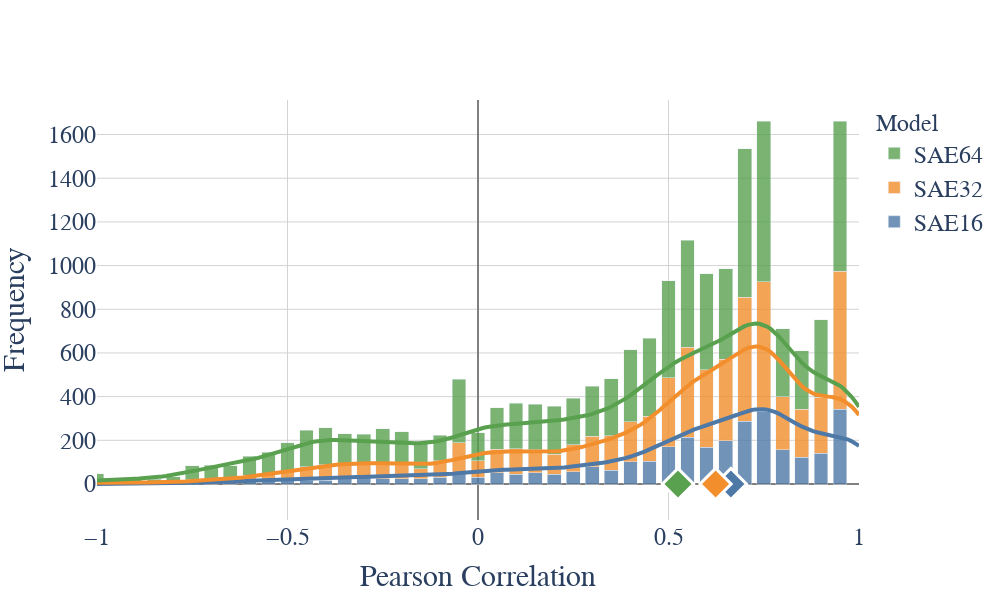

This figure's notebook cell:
### Markdown cell above
## Autointerp distributions

### Code cell
import plotly.graph_objects as go
import numpy as np
from scipy import stats
import json

def load_pearson_correlations(filename):
    with open(filename, 'r') as f:
        data = json.load(f)
    return [result['pearson_correlation'] for result in data]

def calculate_histogram(x, start=-1, end=1, bin_size=0.05):
    bins = np.arange(start, end + bin_size, bin_size)
    counts, _ = np.histogram(x, bins=bins)
    return bins[:-1], counts

def plot_pearson_correlations(correlation_dict, save_path=None):
    # Create figure
    fig = go.Figure()

    # Color-blind friendly palette (consistent with previous plot)
    colors = ['#4e79a7', '#f28e2b', '#59a14f']
    
    # Ensure the order of SAE models: 16, 32, 64
    ordered_keys = ['16', '32', '64']
    
    # Add histograms and KDEs for each SAE model
    for i, k in enumerate(ordered_keys):
        correlations = correlation_dict[k]
        name = f'SAE{k}'
        
        # Remove NaN and infinite values
        valid_correlations = np.array([c for c in correlations if np.isfinite(c)])
        
        # Calculate histogram
        bins, counts = calculate_histogram(valid_correlations)
        
        # Add histogram trace
        fig.add_trace(go.Bar(
            x=bins,
            y=counts,
            name=name,
            marker_color=colors[i],
            opacity=0.8
        ))

        # Add KDE
        kde = stats.gaussian_kde(valid_correlations)
        x_range = np.linspace(-1, 1, 200)
        y_kde = kde(x_range)
        fig.add_trace(go.Scatter(
            x=x_range,
            y=y_kde * counts.max() / y_kde.max(),  # Scale KDE to match histogram height
            mode='lines',
            line=dict(color=colors[i], width=4),
            showlegend=False
        ))

        # Print statistics
        mean = np.mean(valid_correlations)
        median = np.median(valid_correlations)
        print(f"{name} statistics:")
        print(f"  Total correlations: {len(correlations)}")
        print(f"  Valid correlations: {len(valid_correlations)}")
        print(f"  Invalid correlations: {len(correlations) - len(valid_correlations)}")
        print(f"  Mean correlation: {mean:.4f}")
        print(f"  Median correlation: {median:.4f}")
        print()

        # Add mean marker
        fig.add_trace(go.Scatter(
            x=[median],
            y=[0],
            mode='markers',
            marker=dict(symbol='diamond', size=24, color=colors[i], line=dict(width=3, color='white')),
            showlegend=False
        ))

    # Update layout
    fig.update_layout(
        xaxis_title={
            'text': 'Pearson Correlation',
            'font': dict(size=30, family='Palatino')
        },
        yaxis_title={
            'text': 'Frequency',
            'font': dict(size=30, family='Palatino')
        },
        font=dict(family='Palatino'),
        legend=dict(
            title=dict(text='Model', font=dict(size=24)),
            font=dict(size=24)
        ),
        barmode='stack',  # Stack the histograms
        bargap=0.1,
        bargroupgap=0.2,
        plot_bgcolor='white',
        width=1000,
        height=600
    )

    # Update axes
    fig.update_xaxes(
        showgrid=True,
        gridwidth=1,
        gridcolor='lightgray',
        zeroline=True,
        zerolinewidth=2,
        zerolinecolor='gray',
        tickfont=dict(size=24),
        range=[-1, 1]  # Set x-axis range
    )
    fig.update_yaxes(
        showgrid=True,
        gridwidth=1,
        gridcolor='lightgray',
        zeroline=True,
        zerolinewidth=2,
        zerolinecolor='gray',
        tickfont=dict(size=24)
    )

    if save_path:
        fig.write_image(save_path, scale=2)
        print(f"Figure saved to {save_path}")
    else:
        fig.show()

# Load the data
correlation_dict = {
    '16': load_pearson_correlations('sae_data/feature_analysis_results_16.json'),
    '32': load_pearson_correlations('sae_data/feature_analysis_results_32.json'),
    '64': load_pearson_correlations('sae_data/feature_analysis_results_64.json')
}

# Generate the plot
plot_pearson_correlations(correlation_dict)#, '../results/pearson_correlations.pdf')

### Figure 1 — Plotly figure (JSON) as saved in the notebook; plotly's stock layout.template omitted (floating-point values rounded to 4 significant figures; data arrays with more than 128 entries replaced by an {"elided": "..."} marker saying what was removed)
{"data": [{"marker": {"color": "#4e79a7"}, "name": "SAE16", "opacity": 0.8, "type": "bar", "x": [-1, -0.95, -0.9, -0.85, -0.8, -0.75, -0.7, -0.65, -0.6, -0.55, -0.5, -0.45, -0.4, -0.35, -0.3, -0.25, -0.2, -0.15, -0.1, -0.05, 8.882e-16, 0.05, 0.1, 0.15, 0.2, 0.25, 0.3, 0.35, 0.4, 0.45, 0.5, 0.55, 0.6, 0.65, 0.7, 0.75, 0.8, 0.85, 0.9, 0.95], "y": [1, 0, 0, 2, 4, 5, 9, 6, 10, 10, 16, 18, 17, 23, 29, 25, 25, 25, 31, 51, 32, 51, 45, 51, 45, 55, 78, 64, 101, 105, 171, 215, 168, 198, 288, 334, 157, 123, 141, 343]}, {"line": {"color": "#4e79a7", "width": 4}, "mode": "lines", "showlegend": false, "type": "scatter", "x": {"elided": "200 float values"}, "y": {"elided": "200 float values"}}, {"marker": {"color": "#4e79a7", "line": {"color": "white", "width": 3}, "size": 24, "symbol": "diamond"}, "mode": "markers", "showlegend": false, "type": "scatter", "x": [0.6637], "y": [0]}, {"marker": {"color": "#f28e2b"}, "name": "SAE32", "opacity": 0.8, "type": "bar", "x": [-1, -0.95, -0.9, -0.85, -0.8, -0.75, -0.7, -0.65, -0.6, -0.55, -0.5, -0.45, -0.4, -0.35, -0.3, -0.25, -0.2, -0.15, -0.1, -0.05, 8.882e-16, 0.05, 0.1, 0.15, 0.2, 0.25, 0.3, 0.35, 0.4, 0.45, 0.5, 0.55, 0.6, 0.65, 0.7, 0.75, 0.8, 0.85, 0.9, 0.95], "y": [11, 6, 4, 3, 5, 15, 16, 14, 30, 34, 43, 62, 72, 68, 70, 69, 70, 45, 76, 139, 75, 107, 116, 105, 91, 125, 141, 156, 185, 206, 316, 411, 356, 373, 568, 592, 242, 219, 256, 630]}, {"line": {"color": "#f28e2b", "width": 4}, "mode": "lines", "showlegend": false, "type": "scatter", "x": {"elided": "200 float values"}, "y": {"elided": "200 float values"}}, {"marker": {"color": "#f28e2b", "line": {"color": "white", "width": 3}, "size": 24, "symbol": "diamond"}, "mode": "markers", "showlegend": false, "type": "scatter", "x": [0.6236], "y": [0]}, {"marker": {"color": "#59a14f"}, "name": "SAE64", "opacity": 0.8, "type": "bar", "x": [-1, -0.95, -0.9, -0.85, -0.8, -0.75, -0.7, -0.65, -0.6, -0.55, -0.5, -0.45, -0.4, -0.35, -0.3, -0.25, -0.2, -0.15, -0.1, -0.05, 8.882e-16, 0.05, 0.1, 0.15, 0.2, 0.25, 0.3, 0.35, 0.4, 0.45, 0.5, 0.55, 0.6, 0.65, 0.7, 0.75, 0.8, 0.85, 0.9, 0.95], "y": [34, 12, 16, 16, 25, 64, 62, 63, 87, 102, 129, 166, 168, 140, 129, 159, 145, 119, 116, 290, 128, 191, 209, 210, 221, 212, 228, 263, 328, 357, 444, 491, 439, 414, 679, 735, 312, 268, 355, 689]}, {"line": {"color": "#59a14f", "width": 4}, "mode": "lines", "showlegend": false, "type": "scatter", "x": {"elided": "200 float values"}, "y": {"elided": "200 float values"}}, {"marker": {"color": "#59a14f", "line": {"color": "white", "width": 3}, "size": 24, "symbol": "diamond"}, "mode": "markers", "showlegend": false, "type": "scatter", "x": [0.5249], "y": [0]}], "layout": {"bargap": 0.1, "bargroupgap": 0.2, "barmode": "stack", "font": {"family": "Palatino"}, "height": 600, "legend": {"font": {"size": 24}, "title": {"font": {"size": 24}, "text": "Model"}}, "plot_bgcolor": "white", "width": 1000, "xaxis": {"gridcolor": "lightgray", "gridwidth": 1, "range": [-1, 1], "showgrid": true, "tickfont": {"size": 24}, "title": {"font": {"family": "Palatino", "size": 30}, "text": "Pearson Correlation"}, "zeroline": true, "zerolinecolor": "gray", "zerolinewidth": 2}, "yaxis": {"gridcolor": "lightgray", "gridwidth": 1, "showgrid": true, "tickfont": {"size": 24}, "title": {"font": {"family": "Palatino", "size": 30}, "text": "Frequency"}, "zeroline": true, "zerolinecolor": "gray", "zerolinewidth": 2}}}
